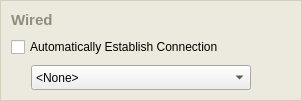
              <widget class="QFrame" name="wiredOptionsInnerCosmeticFrame" >
               <property name="sizePolicy" >
                <sizepolicy vsizetype="Fixed" hsizetype="Preferred" >
                 <horstretch>0</horstretch>
                 <verstretch>0</verstretch>
                </sizepolicy>
               </property>
               <property name="palette" >
                <palette>
                 <active>
                  <colorrole role="WindowText" >
                   <brush brushstyle="SolidPattern" >
                    <color alpha="255" >
                     <red>208</red>
                     <green>208</green>
                     <blue>191</blue>
                    </color>
                   </brush>
                  </colorrole>
                  <colorrole role="Base" >
                   <brush brushstyle="SolidPattern" >
                    <color alpha="255" >
                     <red>255</red>
                     <green>255</green>
                     <blue>255</blue>
                    </color>
                   </brush>
                  </colorrole>
                  <colorrole role="Window" >
                   <brush brushstyle="SolidPattern" >
                    <color alpha="255" >
                     <red>236</red>
                     <green>234</green>
                     <blue>223</blue>
                    </color>
                   </brush>
                  </colorrole>
                 </active>
                 <inactive>
                  <colorrole role="WindowText" >
                   <brush brushstyle="SolidPattern" >
                    <color alpha="255" >
                     <red>208</red>
                     <green>208</green>
                     <blue>191</blue>
                    </color>
                   </brush>
                  </colorrole>
                  <colorrole role="Base" >
                   <brush brushstyle="SolidPattern" >
                    <color alpha="255" >
                     <red>255</red>
                     <green>255</green>
                     <blue>255</blue>
                    </color>
                   </brush>
                  </colorrole>
                  <colorrole role="Window" >
                   <brush brushstyle="SolidPattern" >
                    <color alpha="255" >
                     <red>236</red>
                     <green>234</green>
                     <blue>223</blue>
                    </color>
                   </brush>
                  </colorrole>
                 </inactive>
                 <disabled>
                  <colorrole role="WindowText" >
                   <brush brushstyle="SolidPattern" >
                    <color alpha="255" >
                     <red>118</red>
                     <green>116</green>
                     <blue>108</blue>
                    </color>
                   </brush>
                  </colorrole>
                  <colorrole role="Base" >
                   <brush brushstyle="SolidPattern" >
                    <color alpha="255" >
                     <red>236</red>
                     <green>234</green>
                     <blue>223</blue>
                    </color>
                   </brush>
                  </colorrole>
                  <colorrole role="Window" >
                   <brush brushstyle="SolidPattern" >
                    <color alpha="255" >
                     <red>236</red>
                     <green>234</green>
                     <blue>223</blue>
                    </color>
                   </brush>
                  </colorrole>
                 </disabled>
                </palette>
               </property>
               <property name="autoFillBackground" >
                <bool>true</bool>
               </property>
               <property name="frameShape" >
                <enum>QFrame::Box</enum>
               </property>
               <property name="frameShadow" >
                <enum>QFrame::Plain</enum>
               </property>
               <layout class="QVBoxLayout" >
                <property name="spacing" >
                 <number>8</number>
                </property>
                <property name="leftMargin" >
                 <number>10</number>
                </property>
                <property name="topMargin" >
                 <number>10</number>
                </property>
                <property name="rightMargin" >
                 <number>10</number>
                </property>
                <property name="bottomMargin" >
                 <number>10</number>
                </property>
                <item>
                 <widget class="QLabel" name="headerWiredOptions" >
                  <property name="minimumSize" >
                   <size>
                    <width>16</width>
                    <height>18</height>
                   </size>
                  </property>
                  <property name="maximumSize" >
                   <size>
                    <width>9999999</width>
                    <height>18</height>
                   </size>
                  </property>
                  <property name="palette" >
                   <palette>
                    <active>
                     <colorrole role="WindowText" >
                      <brush brushstyle="SolidPattern" >
                       <color alpha="255" >
                        <red>144</red>
                        <green>141</green>
                        <blue>124</blue>
                       </color>
                      </brush>
                     </colorrole>
                    </active>
                    <inactive>
                     <colorrole role="WindowText" >
                      <brush brushstyle="SolidPattern" >
                       <color alpha="255" >
                        <red>144</red>
                        <green>141</green>
                        <blue>124</blue>
                       </color>
                      </brush>
                     </colorrole>
                    </inactive>
                    <disabled>
                     <colorrole role="WindowText" >
                      <brush brushstyle="SolidPattern" >
                       <color alpha="255" >
                        <red>119</red>
                        <green>119</green>
                        <blue>119</blue>
                       </color>
                      </brush>
                     </colorrole>
                    </disabled>
                   </palette>
                  </property>
                  <property name="font" >
                   <font>
                    <family>Arial</family>
                    <pointsize>11</pointsize>
                    <weight>75</weight>
                    <bold>true</bold>
                   </font>
                  </property>
                  <property name="lineWidth" >
                   <number>0</number>
                  </property>
                  <property name="text" >
                   <string>Wired</string>
                  </property>
                  <property name="alignment" >
                   <set>Qt::AlignLeading|Qt::AlignLeft|Qt::AlignVCenter</set>
                  </property>
                  <property name="margin" >
                   <number>0</number>
                  </property>
                  <property name="indent" >
                   <number>0</number>
                  </property>
                 </widget>
                </item>
                <item>
                 <widget class="QCheckBox" name="checkboxWiredAutoConnect" >
                  <property name="palette" >
                   <palette>
                    <active>
                     <colorrole role="WindowText" >
                      <brush brushstyle="SolidPattern" >
                       <color alpha="255" >
                        <red>0</red>
                        <green>0</green>
                        <blue>0</blue>
                       </color>
                      </brush>
                     </colorrole>
                    </active>
                    <inactive>
                     <colorrole role="WindowText" >
                      <brush brushstyle="SolidPattern" >
                       <color alpha="255" >
                        <red>0</red>
                        <green>0</green>
                        <blue>0</blue>
                       </color>
                      </brush>
                     </colorrole>
                    </inactive>
                    <disabled>
                     <colorrole role="WindowText" >
                      <brush brushstyle="SolidPattern" >
                       <color alpha="255" >
                        <red>118</red>
                        <green>116</green>
                        <blue>108</blue>
                       </color>
                      </brush>
                     </colorrole>
                    </disabled>
                   </palette>
                  </property>
                  <property name="font" >
                   <font>
                    <family>Arial</family>
                   </font>
                  </property>
                  <property name="text" >
                   <string>Automatically Establish Connection</string>
                  </property>
                 </widget>
                </item>
                <item>
                 <widget class="QFrame" name="frame_6" >
                  <property name="minimumSize" >
                   <size>
                    <width>16</width>
                    <height>25</height>
                   </size>
                  </property>
                  <property name="maximumSize" >
                   <size>
                    <width>16777215</width>
                    <height>25</height>
                   </size>
                  </property>
                  <property name="frameShape" >
                   <enum>QFrame::NoFrame</enum>
                  </property>
                  <property name="frameShadow" >
                   <enum>QFrame::Raised</enum>
                  </property>
                  <layout class="QHBoxLayout" >
                   <property name="spacing" >
                    <number>0</number>
                   </property>
                   <property name="leftMargin" >
                    <number>0</number>
                   </property>
                   <property name="topMargin" >
                    <number>0</number>
                   </property>
                   <property name="rightMargin" >
                    <number>0</number>
                   </property>
                   <property name="bottomMargin" >
                    <number>0</number>
                   </property>
                   <item>
                    <spacer>
                     <property name="orientation" >
                      <enum>Qt::Horizontal</enum>
                     </property>
                     <property name="sizeType" >
                      <enum>QSizePolicy::Fixed</enum>
                     </property>
                     <property name="sizeHint" >
                      <size>
                       <width>20</width>
                       <height>20</height>
                      </size>
                     </property>
                    </spacer>
                   </item>
                   <item>
                    <widget class="QComboBox" name="comboOptionsWirelessConnections" >
                     <property name="sizePolicy" >
                      <sizepolicy vsizetype="Fixed" hsizetype="Fixed" >
                       <horstretch>0</horstretch>
                       <verstretch>0</verstretch>
                      </sizepolicy>
                     </property>
                     <property name="minimumSize" >
                      <size>
                       <width>220</width>
                       <height>25</height>
                      </size>
                     </property>
                     <property name="maximumSize" >
                      <size>
                       <width>220</width>
                       <height>25</height>
                      </size>
                     </property>
                     <item>
                      <property name="text" >
                       <string>&lt;None></string>
                      </property>
                     </item>
                     <item>
                      <property name="text" >
                       <string>Work 802.1X Network</string>
                      </property>
                     </item>
                    </widget>
                   </item>
                   <item>
                    <spacer>
                     <property name="orientation" >
                      <enum>Qt::Horizontal</enum>
                     </property>
                     <property name="sizeHint" >
                      <size>
                       <width>40</width>
                       <height>20</height>
                      </size>
                     </property>
                    </spacer>
                   </item>
                  </layout>
                 </widget>
                </item>
               </layout>
              </widget>
